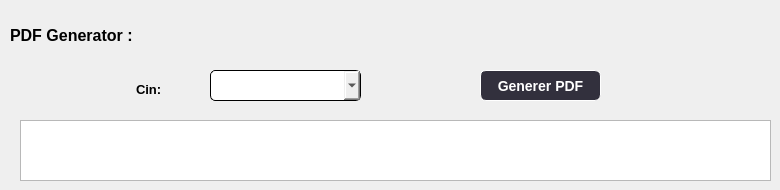
      <widget class="QWidget" name="PDF">
       <attribute name="title">
        <string>PDF</string>
       </attribute>
       <widget class="QPushButton" name="pdf">
        <property name="geometry">
         <rect>
          <x>480</x>
          <y>70</y>
          <width>121</width>
          <height>31</height>
         </rect>
        </property>
        <property name="styleSheet">
         <string notr="true">#pdf{
    background-color: #32303D;
    border-style: outset;
    border-width: 1px;
    font: bold 14px;
    color:#ffffff;
    padding: 2px;
	border-radius:6px;
}</string>
        </property>
        <property name="text">
         <string>Generer PDF</string>
        </property>
       </widget>
       <widget class="QComboBox" name="cin_pdf">
        <property name="geometry">
         <rect>
          <x>210</x>
          <y>70</y>
          <width>151</width>
          <height>31</height>
         </rect>
        </property>
        <property name="styleSheet">
         <string notr="true">border: 1px solid;
border-radius: 5px;
color: rgb(0, 0, 0);
font-size: 12px;
font:bold;</string>
        </property>
       </widget>
       <widget class="QLabel" name="label_7">
        <property name="geometry">
         <rect>
          <x>136</x>
          <y>79</y>
          <width>61</width>
          <height>21</height>
         </rect>
        </property>
        <property name="styleSheet">
         <string notr="true">color: rgb(0, 0, 0);
font-size: 13px;
font:bold;</string>
        </property>
        <property name="text">
         <string>Cin:</string>
        </property>
       </widget>
       <widget class="QLabel" name="label_8">
        <property name="geometry">
         <rect>
          <x>10</x>
          <y>20</y>
          <width>201</width>
          <height>31</height>
         </rect>
        </property>
        <property name="styleSheet">
         <string notr="true">font-size: 16px;
color: rgb(0, 0, 0);
font:bold;</string>
        </property>
        <property name="text">
         <string>PDF Generator :</string>
        </property>
       </widget>
       <widget class="QTableView" name="pdfview">
        <property name="geometry">
         <rect>
          <x>20</x>
          <y>120</y>
          <width>751</width>
          <height>61</height>
         </rect>
        </property>
       </widget>
      </widget>
